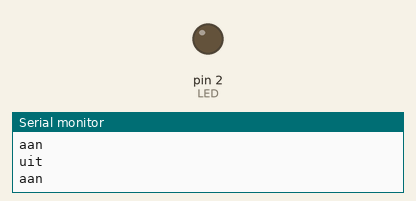
Simulated run of this sketch. Board: Arduino Uno, built with avr-gcc and run on an emulated ATmega328P. Parts: output pins drawn as LEDs (lit = HIGH), the last lines printed to the serial monitor. Random numbers use the default seed unless the sketch sets one.

Above: at 1.21 s.
At 37.96 s:
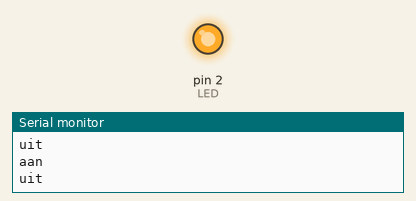
Timing chart, 0 to 40.0 s (numbered marks = the images above):
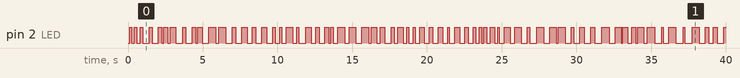

The sketch:

LED.ino
```cpp
#define LED 2

void setup() {
  // put your setup code here, to run once:
  pinMode(LED, OUTPUT);
  Serial.begin(9600);
}

void loop() {
  // put your main code here, to run repeatedly:
  digitalWrite(LED, LOW);
  delay(random(100, 500));
  Serial.println("uit");
  digitalWrite(LED, HIGH);
  delay(random(100, 500));
  Serial.println("aan");
}
```

Measured:
- by itself, pin 2 (LED): LOW → HIGH at 0.11 s, → LOW 0.15 s later, → HIGH 0.17 s later, → LOW 0.16 s later, … (131 changes in this stretch)
